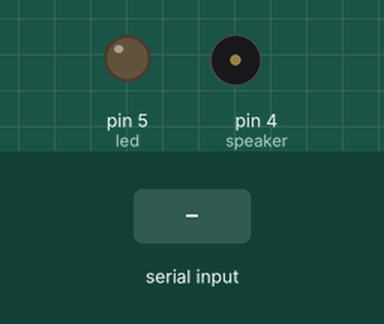
Simulated run of this sketch. Board: Arduino Uno, built with avr-gcc and run on an emulated ATmega328P. Shown: output pins drawn as LEDs (lit = HIGH), buzzer (waves = sounding). The test bench sets the inputs (shaded band).

Above: at 1.2 s.
1.3 s: "1" received over the second serial link
At 2.1 s:
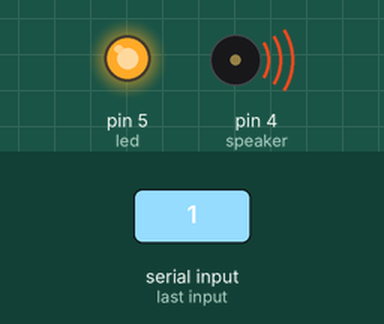
At 2.8 s:
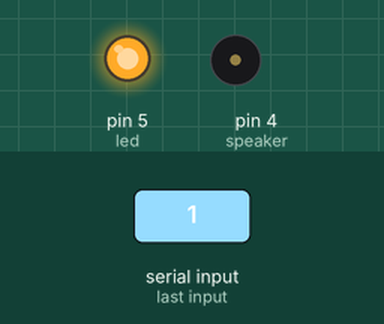
3.8 s: "0" received over the second serial link
At 5.2 s:
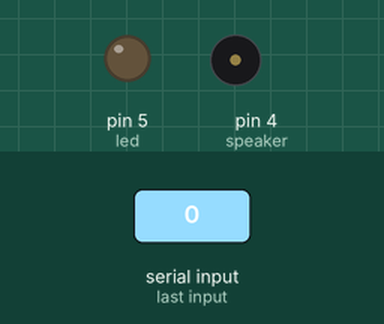
Timing chart, 0 to 6.8 s (numbered marks = the images above; inputs shaded):
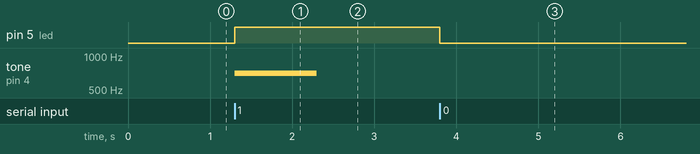

The sketch:

neverLostKeyes.ino
```cpp
/* Never losting Keys */
#include <SoftwareSerial.h>
SoftwareSerial keys (2,3 ) ;
byte speaker = 4 ;
byte led = 5 ;
//String reading ;
void setup() {
   pinMode (speaker,OUTPUT) ;
   pinMode (led,OUTPUT) ;
   keys.begin(9600);
}

void loop() {

int reading = keys.read();
if (reading ==  '1' )
{
digitalWrite(led,HIGH);
tone (speaker,700,1000);
delay(1000);
}
else if (reading ==  '0' )
{
noTone(speaker);
digitalWrite(led,LOW);
}
}
```

Measured:
- after the input at 1.3 s, pin 5 (led): LOW → HIGH at once; tone on pin 4 (speaker): silent → 700 Hz at once, → silent 1.0 s later
- after the input at 3.8 s, pin 5 (led): HIGH → LOW at once
